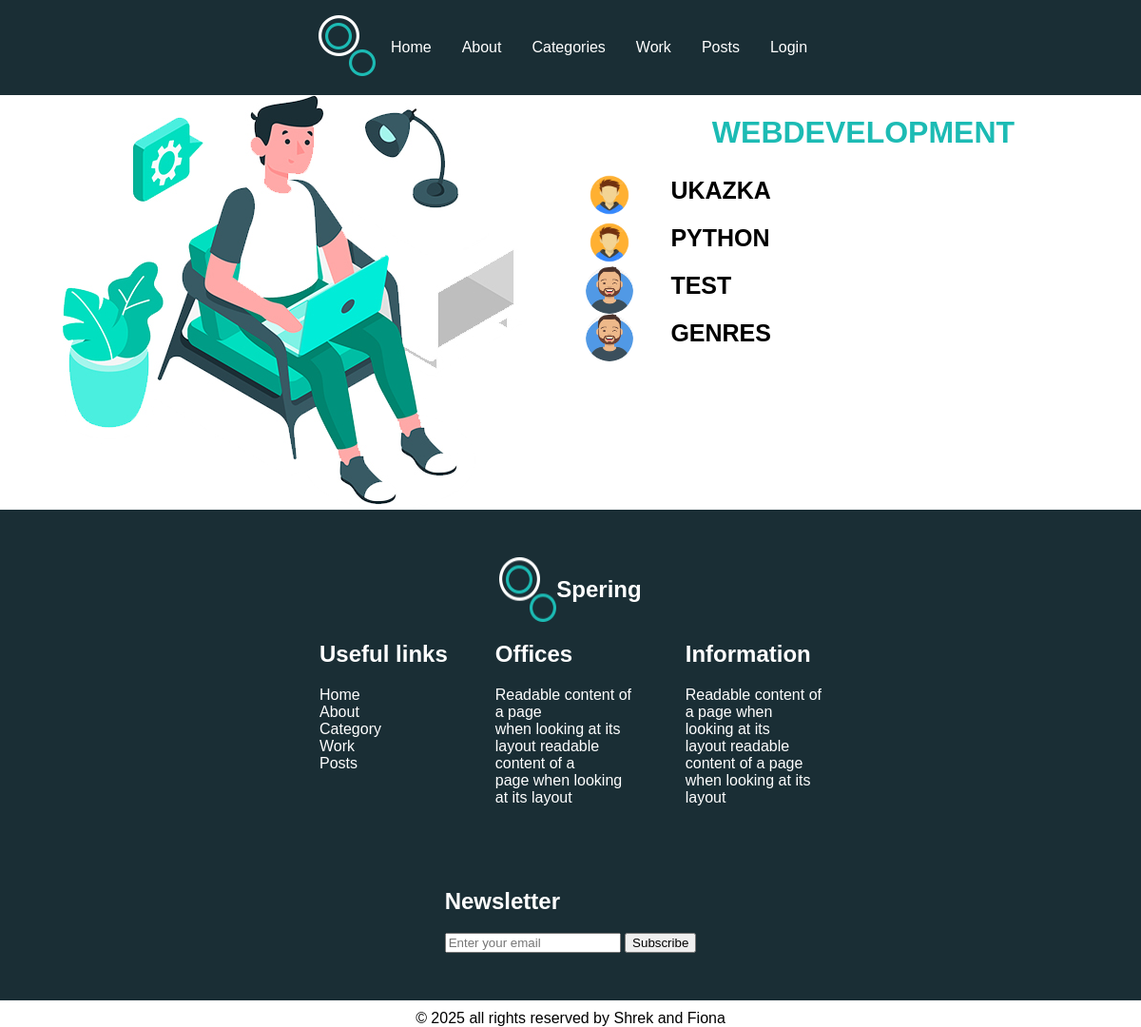
Before: /category/5/ with the older database file.
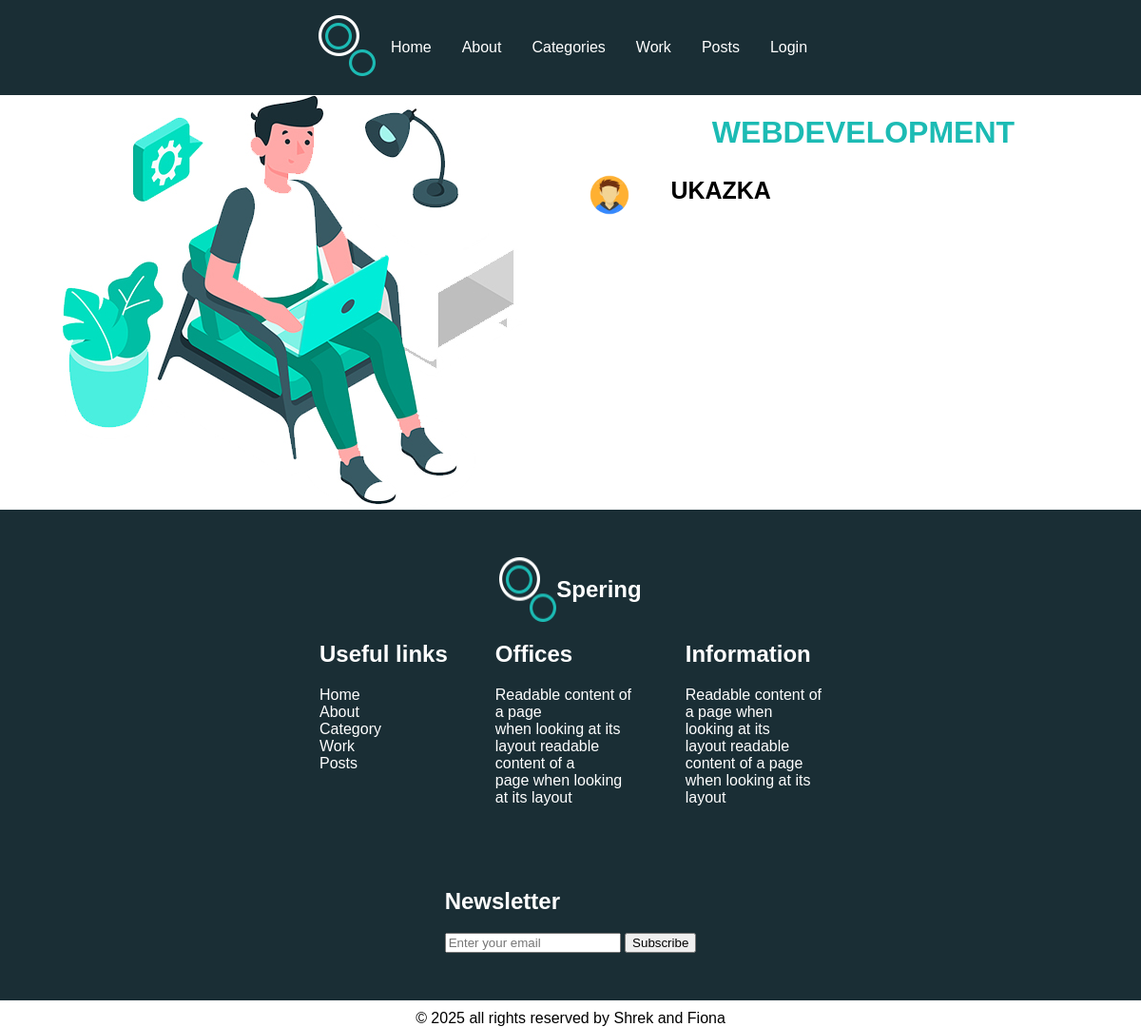
After: the same page with the newer database file.
### myApp/models.py (models this page shows, shortened)
class Post(models.Model):
    title = models.CharField(max_length=50)
    author_name = models.ForeignKey(User, on_delete=models.CASCADE)
    content = models.TextField(null=False, blank = False)
    created_at = models.DateTimeField(auto_now_add=True)
    update = models.DateTimeField(auto_now=True)
    genres = models.ManyToManyField(Genre)

class Profile(models.Model):
    user = models.OneToOneField(User, on_delete=models.CASCADE)
    role = models.CharField(max_length=255)
    avatar = models.ImageField(upload_to='avatars/', default='avatars/default-avatar.jpg', blank=True, null=True)

### myApp/views.py (the view)
# urls.py: path('category/<int:category_id>/', views.category_page, name='category_page'),
def category_page(request, category_id):
    category = get_object_or_404(Genre, id=category_id)
    posts = Post.objects.filter(genres=category)
    return render(request, 'myApp/category_page.html', {'category': category, 'posts': posts})

### myApp/templates/myApp/category_page.html (shortened to what this page needs)
{% load static %}
<!DOCTYPE html>
<html lang="en">
<head>
    <link rel="stylesheet" href="{% static 'style.css' %}">
</head>
<body>
<div class="grid-layout container">
    {% include 'myApp/header.html' %}
    <div class="sidebar">
        <img src="{% static 'images/experience-img.jpg' %}" class="image indexImage" alt="">
    </div>
    <div class="main">
        <h1 class="genreName">{{ category.name }}</h1>
        <ul>
            {% for post in posts %}
                <li>
                    <img src="{{ post.author_name.profile.avatar.url }}" alt="Avatar" class="post-avatar">
                    <a class="liA" href="{% url 'post_detail' post.id %}">{{ post.title }}</a>
                </li>
            {% endfor %}
        </ul>
    </div>
    {% include 'myApp/footer.html' %}
</div>
</body>
</html>

Changed rows visible on the page:
removed Post: author_name.profile.avatar (picture), title "PYTHON"
removed Post: author_name.profile.avatar (picture), title "TEST"
removed Post: author_name.profile.avatar (picture), title "GENRES"
